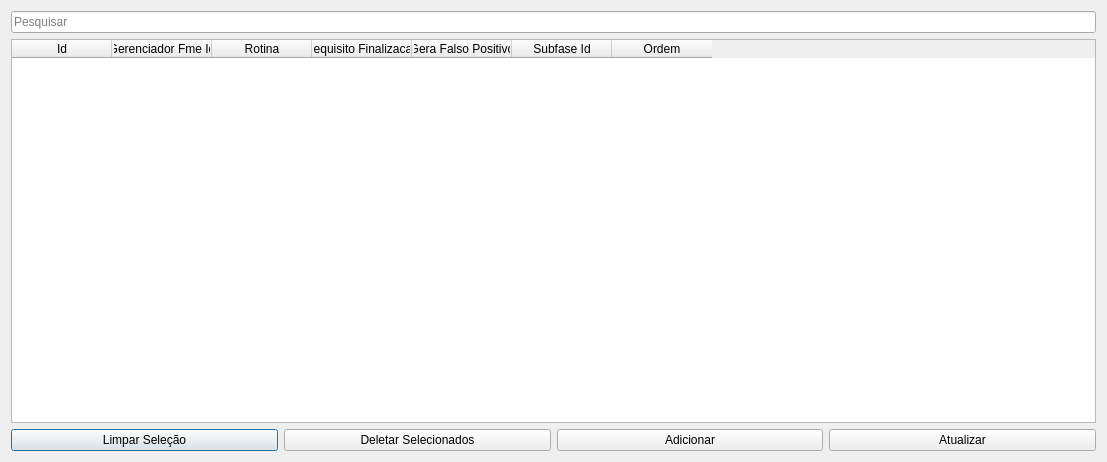
<?xml version="1.0" encoding="UTF-8"?>
<ui version="4.0">
 <class>Dialog</class>
 <widget class="QDialog" name="Dialog">
  <property name="geometry">
   <rect>
    <x>0</x>
    <y>0</y>
    <width>1107</width>
    <height>462</height>
   </rect>
  </property>
  <property name="windowTitle">
   <string>Perfis FME</string>
  </property>
  <layout class="QGridLayout" name="gridLayout">
   <item row="1" column="0">
    <widget class="QTableWidget" name="tableWidget">
     <column>
      <property name="text">
       <string>Id</string>
      </property>
     </column>
     <column>
      <property name="text">
       <string>Gerenciador Fme Id</string>
      </property>
     </column>
     <column>
      <property name="text">
       <string>Rotina</string>
      </property>
     </column>
     <column>
      <property name="text">
       <string>Requisito Finalizacao</string>
      </property>
     </column>
     <column>
      <property name="text">
       <string>Gera Falso Positivo</string>
      </property>
     </column>
     <column>
      <property name="text">
       <string>Subfase Id</string>
      </property>
     </column>
     <column>
      <property name="text">
       <string>Ordem</string>
      </property>
     </column>
    </widget>
   </item>
   <item row="2" column="0">
    <layout class="QHBoxLayout" name="horizontalLayout">
     <item>
      <widget class="QPushButton" name="clearSelectionBtn">
       <property name="text">
        <string>Limpar Seleção</string>
       </property>
      </widget>
     </item>
     <item>
      <widget class="QPushButton" name="delBtn">
       <property name="text">
        <string>Deletar Selecionados</string>
       </property>
      </widget>
     </item>
     <item>
      <widget class="QPushButton" name="addFormBtn">
       <property name="text">
        <string>Adicionar</string>
       </property>
      </widget>
     </item>
     <item>
      <widget class="QPushButton" name="saveBtn">
       <property name="text">
        <string>Atualizar</string>
       </property>
      </widget>
     </item>
    </layout>
   </item>
   <item row="0" column="0">
    <widget class="QLineEdit" name="searchLe">
     <property name="placeholderText">
      <string>Pesquisar</string>
     </property>
    </widget>
   </item>
  </layout>
 </widget>
 <resources/>
 <connections/>
</ui>
